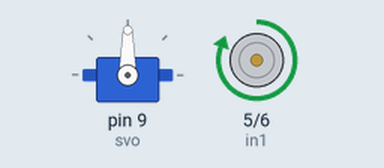
This sketch was run on a simulated Arduino Uno, built with avr-gcc and run on an emulated ATmega328P. On the bench: servo, motor-driver pin pairs drawn as motors (green arrow = first pin HIGH = forward, orange = second pin HIGH = backward, longer = more drive).

Above: at 0.05 s.
At 1.35 s:
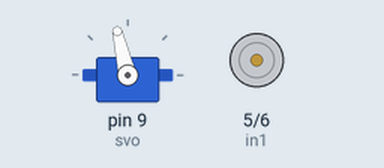
At 2.0 s:
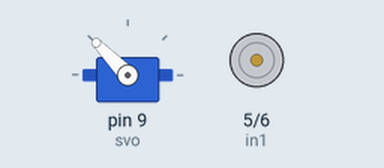
At 4.0 s:
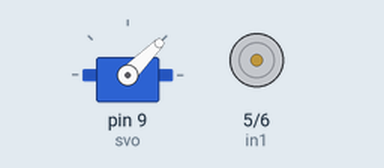
Timing chart, 0 to 5.2 s (numbered marks = the images above):
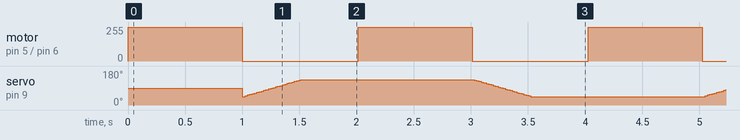

The sketch:

back_fwd_drive_test.ino
```cpp
#include <Servo.h>

Servo svo;

int in1 = 5; // forwards
int in2 = 6; // backwards
int svoPin = 9; // servo

void setup() {
  // put your setup code here, to run once:
  pinMode(in1, OUTPUT);
  pinMode(in2, OUTPUT);
  svo.attach(9);
  steer(0);
}

bool smoothTurn = true;

void loop() {
  // put your main code here, to run repeatedly:

  digitalWrite(in1, 1);
  delay(1000);
  digitalWrite(in1, 0);

  if (smoothTurn) {
    for (int i = -50; i < 50; i+=1) {
      steer(i);
      delay(5);
    }
    delay(500);
  }
  else {
    steer(50);
    delay(1000);
  }

  digitalWrite(in1, 1);
  delay(1000);
  digitalWrite(in1, 0);

  if (smoothTurn) {
    for (int i = 50; i > -50; i-=1) {
      steer(i);
      delay(5);
    }
    delay(500);
  }
  else {
    steer(-50);
    delay(1000);
  }
}

void steer(int d) {
  svo.write(map(d, -100, 100, 0, 180));
}

void speeder(int d) {
  // pass
}
```

Measured:
- by itself, motor on pin 5 (in1) / pin 6 (in2): alternates forward 255/255 for 1.0 s and stopped for 1.0 s
